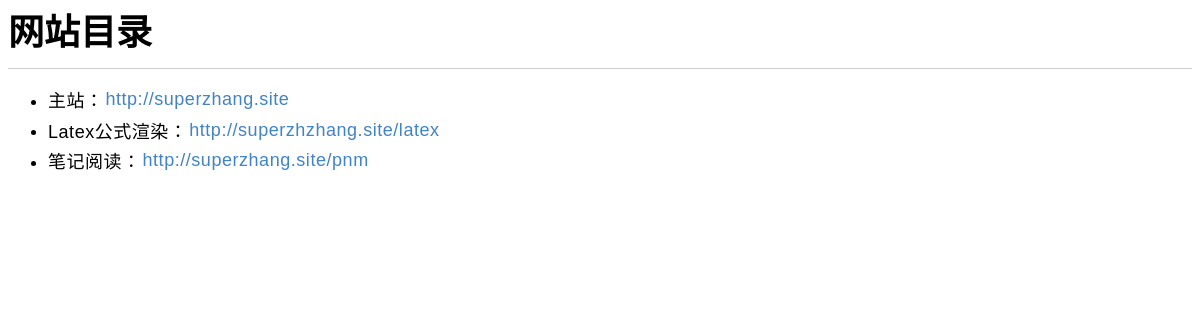
The app's page /dir/ with its own data.
### blog/models.py (models this page shows)
class BlogsPost(models.Model):
    title = models.CharField(max_length = 150)
    body = models.TextField()
    timestamp = models.DateTimeField()
    tag = models.CharField(max_length=150, blank=True)
    url = models.CharField(max_length=150,default="11")
    posted = models.BooleanField(default=True)
    category = models.CharField(max_length=150,default="null")
    addition_control_msg=models.CharField(max_length=150,default="0100000000")

### blog/views.py (the view)
# urls.py: url(r'^dir/$','blog.views.dir'),
def dir(request):
	post=BlogsPost.objects.filter(url='site-dir')[0]
	post.body=markdown(post.body,extensions=['tables'])
	return render_to_response('child/article.html',{'post':post})

### blog/templates/child/article.html (shortened to what this page needs)
<head>
<link href="http://cdn.bootcss.com/highlight.js/8.0/styles/monokai_sublime.min.css" rel="stylesheet">
<link rel="stylesheet" href="/static/blog/css/sz-markdown.css" type="text/css">
</head>
<body>
<div id="post">
<h2 id="title">{{post.title}}</h2>
{% autoescape off %}
    {{post.body}}
{% endautoescape %}
</div>
</body>

### static/blog/css/sz-markdown.css (style rules this page uses)
#post p,li { font-family: "Microsoft YaHei",SimSun,sans-serif; font-size: 18px; text-align: justify; font-weight: 300; line-height:1.6em; letter-spacing:0.03em; }
#post h2 { font-family: Georgia,SimHei,"Microsoft YaHei","Times New Roman",serif; border-bottom: 1px solid #ccc; font-size: 36px; line-height: 140%; font-weight: 700!important; margin: 0px!important; padding: 0px 0px 10px 0px; }
#post a { color: #4183C4 !important; text-decoration: none; overflow: hidden; text-overflow: ellipsis; max-width: 75%; white-space: nowrap; display: inline-block; margin-bottom: -0.4em; margin-left: 0.1em; margin-right: 0.1em; }
#post a:link,#post a:visited { color: #4183C4 !important; text-decoration: none; }

### records on screen
BlogsPost: title "网站目录", body "主站： http://superzhang.site Latex公式渲染： http://superzhzhang.site/latex 笔记阅读： http://superzhang.site/pnm"
